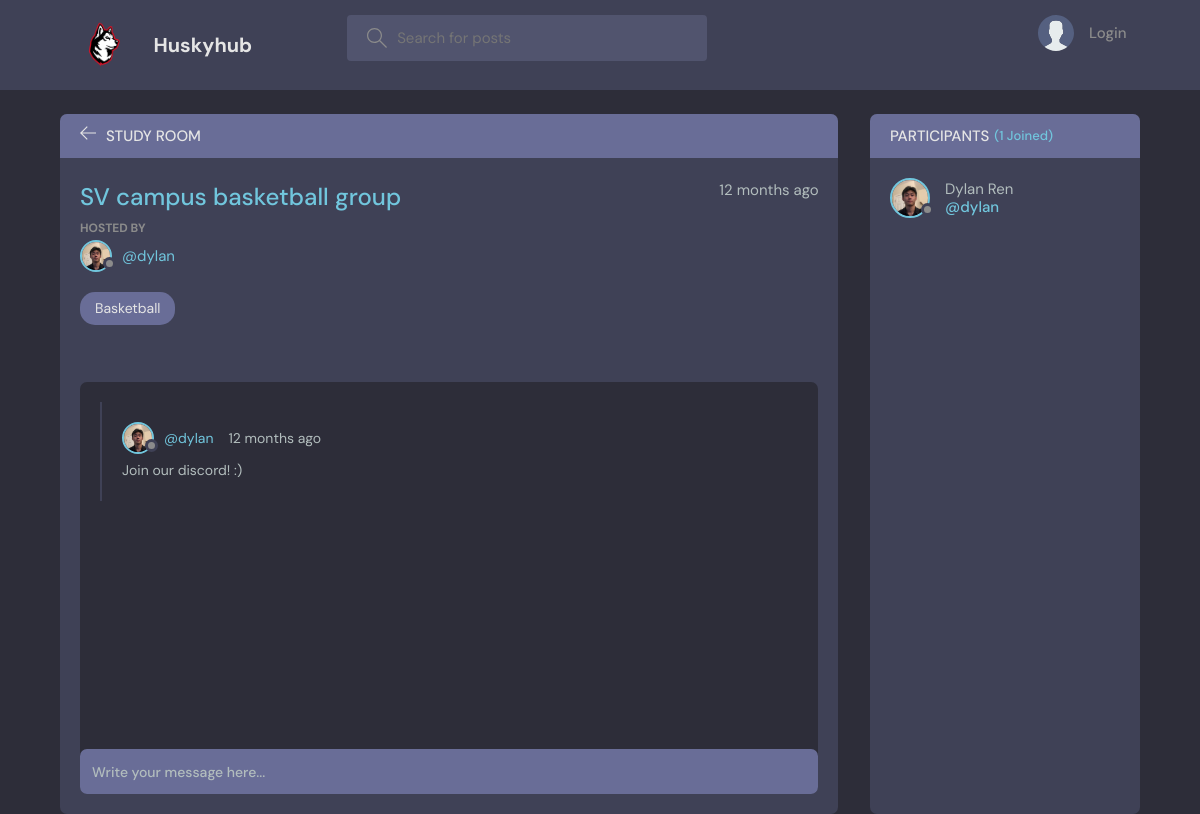
The app's page /room/22/, older data.
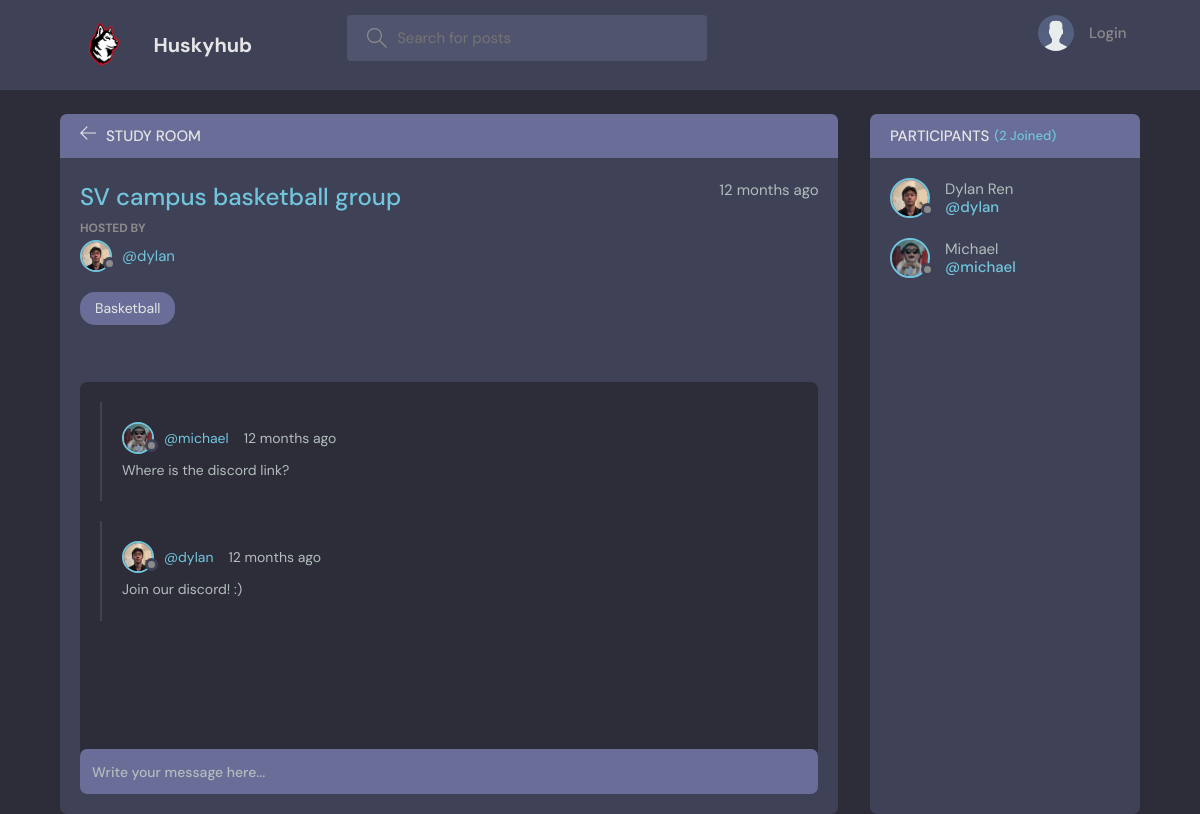
The same page, newer data.
### base/models.py (models this page shows, shortened)
class Message(models.Model):
    user = models.ForeignKey(User, on_delete=models.CASCADE)
    room = models.ForeignKey(Room, on_delete=models.CASCADE)
    body = models.TextField()
    updated = models.DateTimeField(auto_now=True)
    created = models.DateTimeField(auto_now_add=True)
    class Meta:
        ordering = ['-updated', '-created']

class User(AbstractUser):
    name = models.CharField(max_length=200, null=True)
    email = models.EmailField(unique=True, null=True)
    bio = models.TextField(null=True)
    avatar = models.ImageField(null=True, default="avatar.svg")
    USERNAME_FIELD = 'email'
    REQUIRED_FIELDS = ['username']

### base/views.py (the view, shortened to what this page needs)
# urls.py: path('room/<str:pk>/', views.room, name="room"),
def room(request, pk):
    room = Room.objects.get(id=pk)
    room_messages = room.message_set.all()
    participants = room.participants.all()
    context = {'room': room, 'room_messages': room_messages,
               'participants': participants}
    return render(request, 'base/room.html', context)

### base/models.py (called while the page is built)
    def __str__(self):
        return self.name

### base/templates/base/room.html (shortened to what this page needs)
{% extends 'main.html' %}
{% block content %}
<main class="profile-page layout layout--2">
  <div class="container">
    <div class="room">
      <div class="room__top">
        <div class="room__topLeft">
          <a href="{% url 'home' %}">
            <svg version="1.1" xmlns="http://www.w3.org/2000/svg" width="32" height="32" viewBox="0 0 32 32">
              <title>arrow-left</title>
              <path
                d="M13.723 2.286l-13.723 13.714 13.719 13.714 1.616-1.611-10.96-10.96h27.625v-2.286h-27.625l10.965-10.965-1.616-1.607z">
              </path>
            </svg>
          </a>
          <h3>Study Room</h3>
        </div>
      </div>
      <div class="room__box scroll">
        <div class="room__header scroll">
          <div class="room__info">
            <h3>{{room.name}}</h3>
            <span>{{room.created|timesince}} ago</span>
          </div>
          <div class="room__hosted">
            <p>Hosted By</p>
            <a href="{% url 'user-profile' room.host.id %}" class="room__author">
              <div class="avatar avatar--small">
                <img src="{{room.host.avatar.url}}" />
              </div>
              <span>@{{room.host.username}}</span>
            </a>
          </div>
          <span class="room__topics">{{room.topic}}</span>
        </div>
        <div class="room__conversation">
          <div class="threads scroll">
            {% for message in room_messages %}
            <div class="thread">
              <div class="thread__top">
                <div class="thread__author">
                  <a href="{% url 'user-profile' message.user.id %}" class="thread__authorInfo">
                    <div class="avatar avatar--small">
                      <img src="{{message.user.avatar.url}}" />
                    </div>
                    <span>@{{message.user.username}}</span>
                  </a>
                  <span class="thread__date">{{message.created|timesince}} ago</span>
                </div>
              </div>
              <div class="thread__details">
                {{message.body}}
              </div>
            </div>
            {% endfor %}
          </div>
        </div>
      </div>
      <div class="room__message">
        <form action="" method="POST">
          <input name="body" placeholder="Write your message here..." />
        </form>
      </div>
    </div>
    <div class="participants">
      <h3 class="participants__top">Participants <span>({{participants.count}} Joined)</span></h3>
      <div class="participants__list scroll">
        {% for user in participants %}
        <a href="{%  url 'user-profile' user.id %}" class="participant">
          <div class="avatar avatar--medium">
            <img src="{{user.avatar.url}}" />
          </div>
          <p>
            {{user.name}}
            <span>@{{user.username}}</span>
          </p>
        </a>
        {% endfor %}
      </div>
    </div>
  </div>
</main>
{% endblock content %}

Row changes from the older to the newer data that the page shows:
added Message: user.avatar (picture), user.username "michael", created "12 months", body "Where is the discord link?"
added User: avatar (picture), name "Michael", username "michael"
Text that changed along with them:
{{ participants.count }}: "1" → "2"
